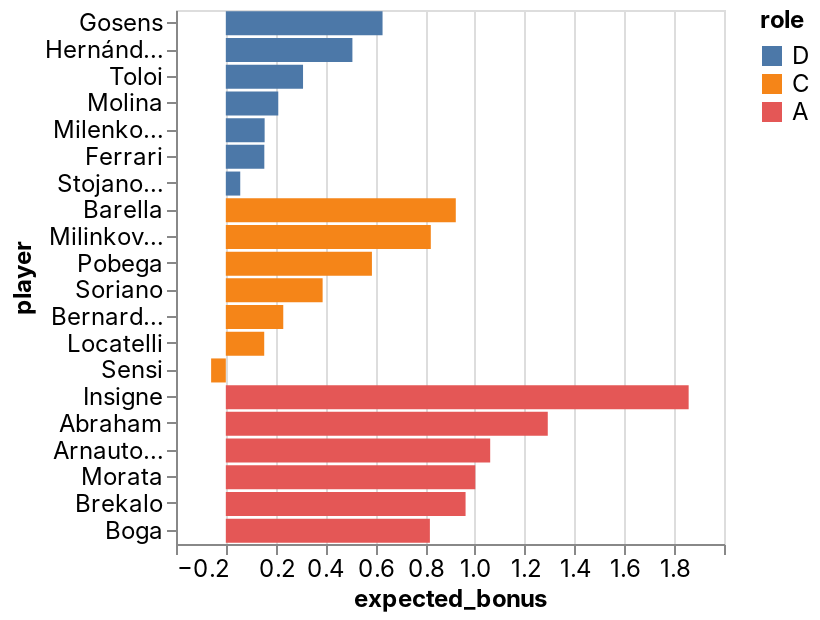

Notebook code cell kept with this figure:
### Code cell
_deepnote_run_altair(team, """{"$schema":"https://vega.github.io/schema/vega-lite/v4.json","mark":{"type":"bar","tooltip":{"content":"data"}},"height":220,"autosize":{"type":"fit"},"data":{"name":"placeholder"},"encoding":{"x":{"field":"expected_bonus","type":"quantitative","sort":null,"scale":{"type":"linear","zero":false}},"y":{"field":"player","type":"nominal","sort":null,"scale":{"type":"linear","zero":true}},"color":{"field":"role","type":"nominal","sort":null,"scale":{"type":"linear","zero":false}}}}""")

### Figure 1 — Vega-Lite specification as saved in the notebook (floating-point values rounded to 4 significant figures)
{"config": {"view": {"continuousWidth": 400, "continuousHeight": 300}, "area": {"fill": "#51C0E9"}, "axis": {"labelFont": "Inter, sans-serif", "labelFontSize": 12, "labelFontWeight": "normal", "labelLimit": 60, "labelOverlap": "greedy", "titleFont": "Inter, sans-serif", "titleFontSize": 12, "titleFontWeight": "bold"}, "background": "#ffffff", "legend": {"labelFont": "Inter, sans-serif", "labelFontSize": 12, "titleFont": "Inter, sans-serif", "titleFontSize": 12, "titleFontWeight": "bold"}, "line": {"stroke": "#51C0E9", "strokeWidth": 2}, "rect": {"fill": "#51C0E9"}, "title": {"anchor": "start", "color": "#000000", "font": "Inter, sans-serif", "fontSize": 22, "fontWeight": "normal"}}, "data": {"name": "data-c7b9388fe124c415da32249d76b67a6d"}, "mark": {"type": "bar", "tooltip": {"content": "data"}}, "autosize": {"type": "fit"}, "encoding": {"color": {"type": "nominal", "field": "role", "scale": {"type": "linear", "zero": false}, "sort": null}, "x": {"type": "quantitative", "field": "expected_bonus", "scale": {"type": "linear", "zero": false}, "sort": null}, "y": {"type": "nominal", "field": "player", "scale": {"type": "linear", "zero": true}, "sort": null}}, "height": 300, "width": "container", "$schema": "https://vega.github.io/schema/vega-lite/v4.json", "datasets": {"data-c7b9388fe124c415da32249d76b67a6d": [{"fanta_team": "MaiNa Joya_v2.0", "role": "D", "player": "Gosens", "team": "Inter", "opponent": "Sampdoria", "date": "2022-05-22T00:00:00", "expected_bonus": 0.6292}, {"fanta_team": "MaiNa Joya_v2.0", "role": "D", "player": "Hernández", "team": "AC Milan", "opponent": "Sassuolo", "date": "2022-05-22T00:00:00", "expected_bonus": 0.5082}, {"fanta_team": "MaiNa Joya_v2.0", "role": "D", "player": "Toloi", "team": "Atalanta", "opponent": "Empoli", "date": "2022-05-22T00:00:00", "expected_bonus": 0.31}, {"fanta_team": "MaiNa Joya_v2.0", "role": "D", "player": "Molina", "team": "Udinese", "opponent": "Salernitana", "date": "2022-05-22T00:00:00", "expected_bonus": 0.2106}, {"fanta_team": "MaiNa Joya_v2.0", "role": "D", "player": "Milenkovic", "team": "Fiorentina", "opponent": "Juventus", "date": "2022-05-22T00:00:00", "expected_bonus": 0.1558}, {"fanta_team": "MaiNa Joya_v2.0", "role": "D", "player": "Ferrari", "team": "Sassuolo", "opponent": "AC Milan", "date": "2022-05-22T00:00:00", "expected_bonus": 0.1546}, {"fanta_team": "MaiNa Joya_v2.0", "role": "D", "player": "Stojanovic", "team": "Empoli", "opponent": "Atalanta", "date": "2022-05-22T00:00:00", "expected_bonus": 0.05793}, {"fanta_team": "MaiNa Joya_v2.0", "role": "C", "player": "Barella", "team": "Inter", "opponent": "Sampdoria", "date": "2022-05-22T00:00:00", "expected_bonus": 0.9232}, {"fanta_team": "MaiNa Joya_v2.0", "role": "C", "player": "Milinkovic-Savic", "team": "Lazio", "opponent": "Verona", "date": "2022-05-22T00:00:00", "expected_bonus": 0.823}, {"fanta_team": "MaiNa Joya_v2.0", "role": "C", "player": "Pobega", "team": "Torino", "opponent": "Roma", "date": "2022-05-22T00:00:00", "expected_bonus": 0.5866}, {"fanta_team": "MaiNa Joya_v2.0", "role": "C", "player": "Soriano", "team": "Bologna", "opponent": "Genoa", "date": "2022-05-22T00:00:00", "expected_bonus": 0.3886}, {"fanta_team": "MaiNa Joya_v2.0", "role": "C", "player": "Bernardeschi", "team": "Juventus", "opponent": "Fiorentina", "date": "2022-05-22T00:00:00", "expected_bonus": 0.2306}, {"fanta_team": "MaiNa Joya_v2.0", "role": "C", "player": "Locatelli", "team": "Juventus", "opponent": "Fiorentina", "date": "2022-05-22T00:00:00", "expected_bonus": 0.1542}, {"fanta_team": "MaiNa Joya_v2.0", "role": "C", "player": "Sensi", "team": "Sampdoria", "opponent": "Inter", "date": "2022-05-22T00:00:00", "expected_bonus": -0.05897}, {"fanta_team": "MaiNa Joya_v2.0", "role": "A", "player": "Insigne", "team": "Napoli", "opponent": "Spezia", "date": "2022-05-22T00:00:00", "expected_bonus": 1.858}, {"fanta_team": "MaiNa Joya_v2.0", "role": "A", "player": "Abraham", "team": "Roma", "opponent": "Torino", "date": "2022-05-22T00:00:00", "expected_bonus": 1.293}, {"fanta_team": "MaiNa Joya_v2.0", "role": "A", "player": "Arnautovic", "team": "Bologna", "opponent": "Genoa", "date": "2022-05-22T00:00:00", "expected_bonus": 1.061}, {"fanta_team": "MaiNa Joya_v2.0", "role": "A", "player": "Morata", "team": "Juventus", "opponent": "Fiorentina", "date": "2022-05-22T00:00:00", "expected_bonus": 1.002}, {"fanta_team": "MaiNa Joya_v2.0", "role": "A", "player": "Brekalo", "team": "Torino", "opponent": "Roma", "date": "2022-05-22T00:00:00", "expected_bonus": 0.9625}, {"fanta_team": "MaiNa Joya_v2.0", "role": "A", "player": "Boga", "team": "Atalanta", "opponent": "Empoli", "date": "2022-05-22T00:00:00", "expected_bonus": 0.8192}]}}
